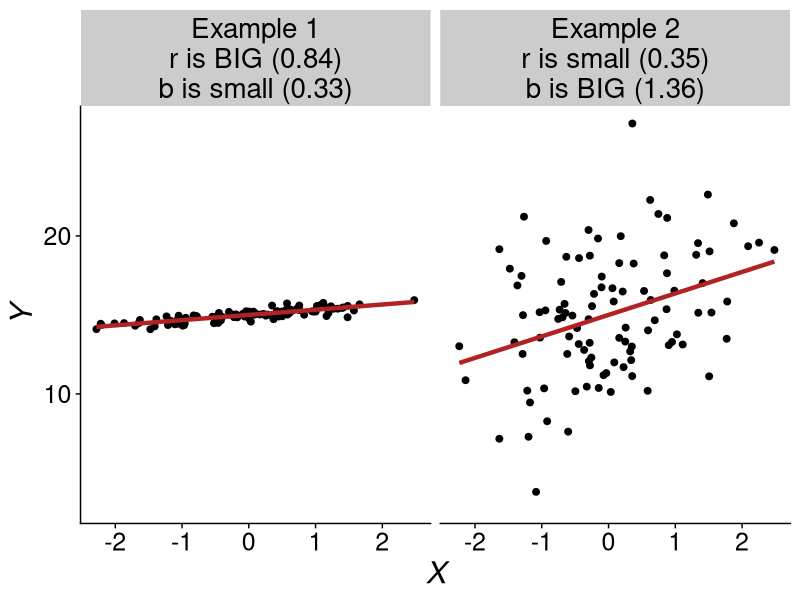
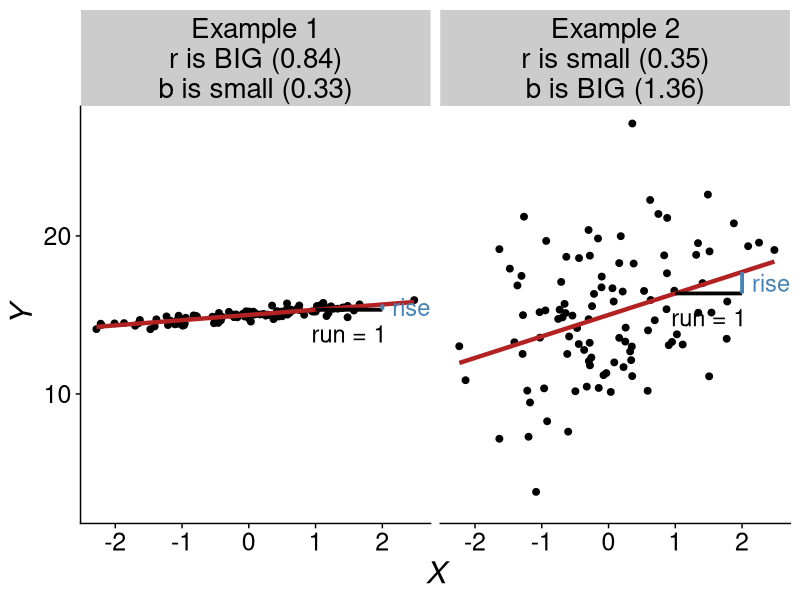
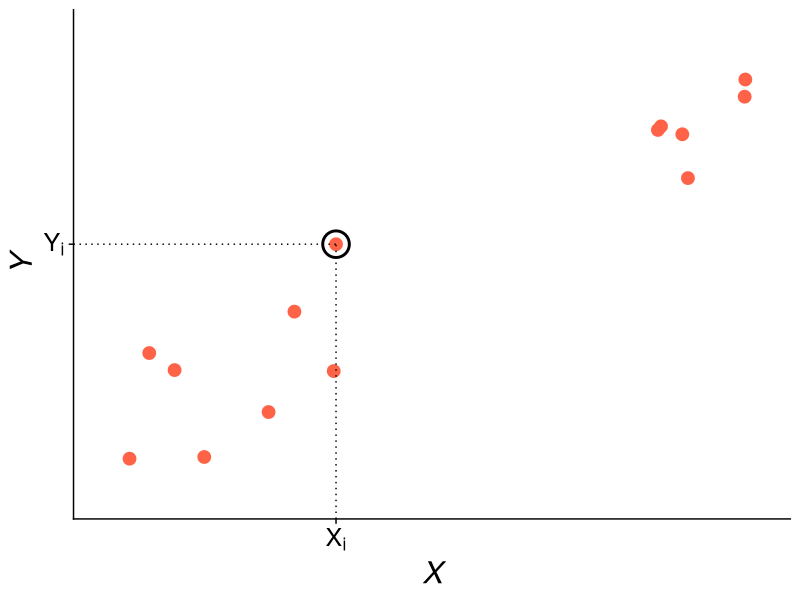
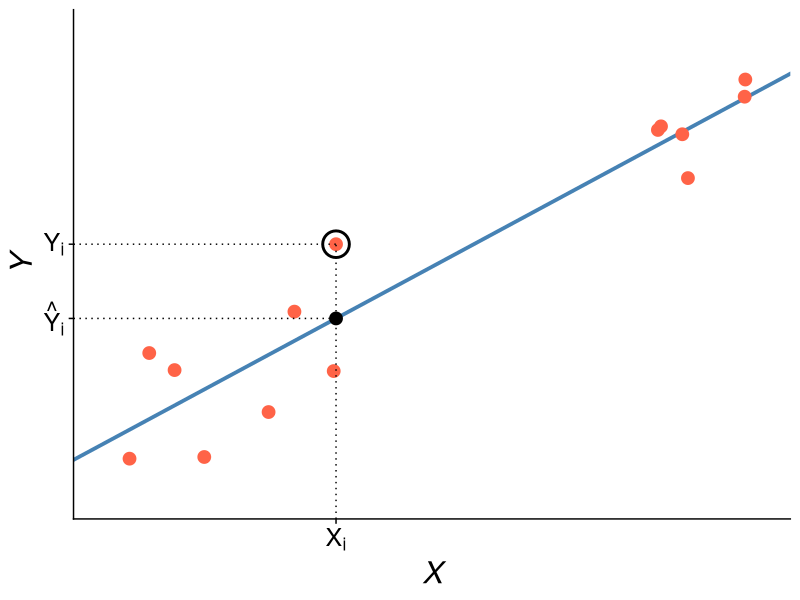
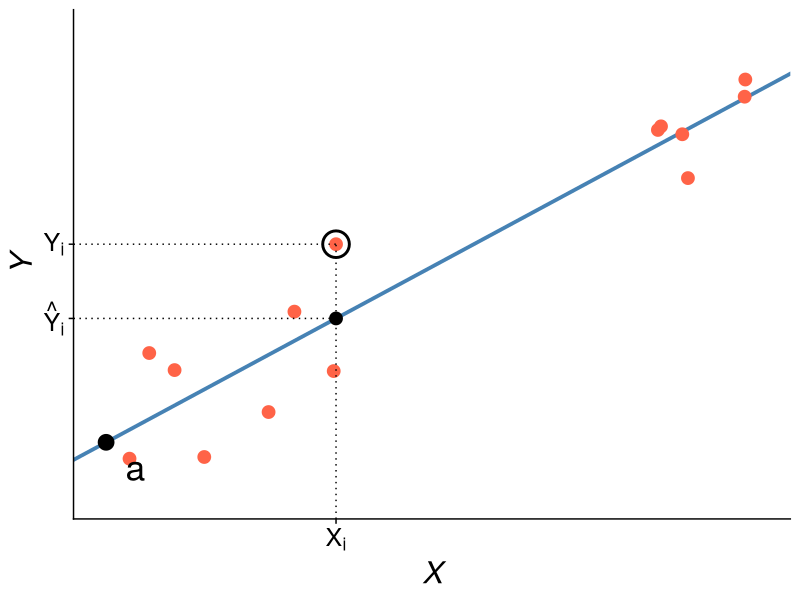
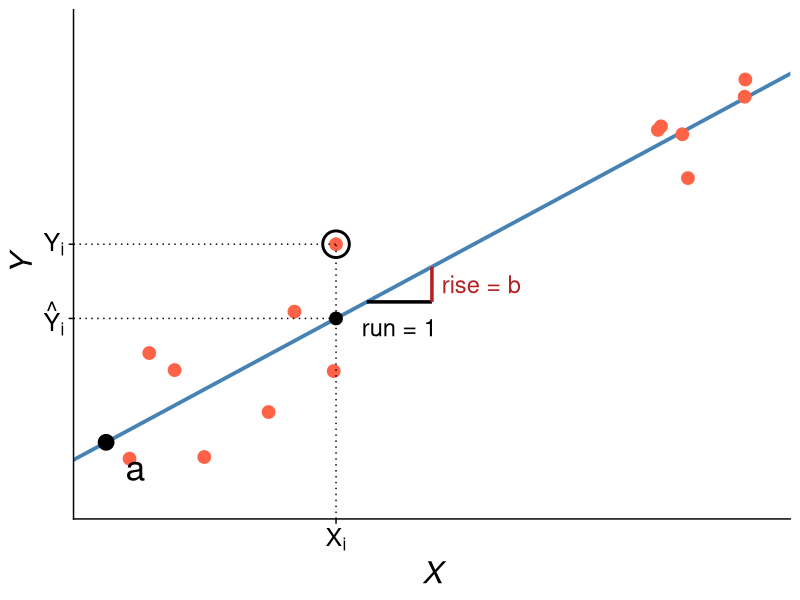
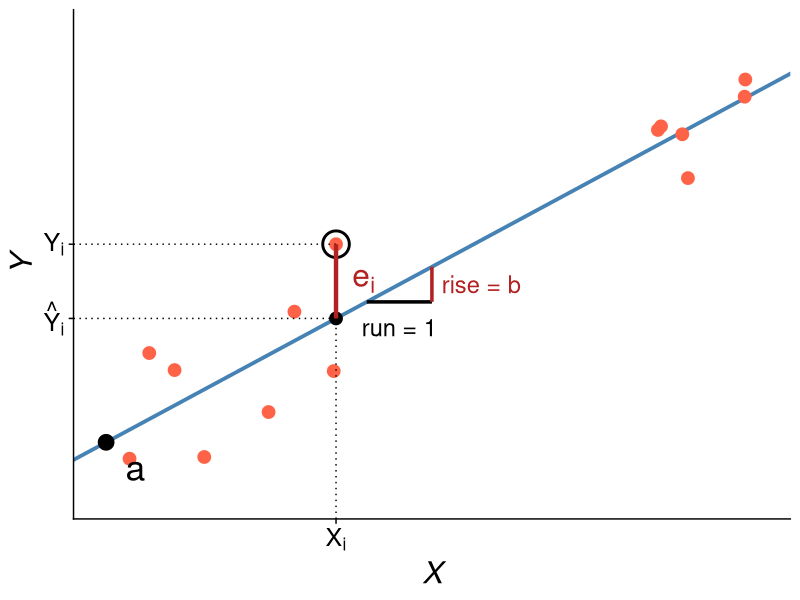
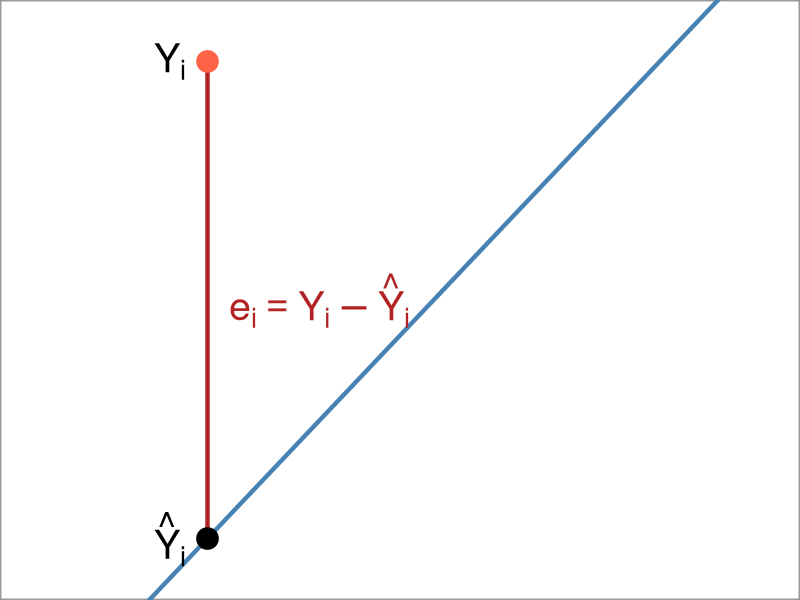

These charts were generated, in order, by the following R code:
## ---- chunk 1
knitr::opts_chunk$set(echo = FALSE, warning = FALSE,
                      message = FALSE, eval = TRUE)

library(cowplot)
library(ggplot2)
library(dplyr)
library(viridis)
library(glue)
library(stringr)
library(tidyr)
library(purrr)
library(magrittr)
## ---- chunk 2
#| include: false

# ---- shared look ------------------------------------------------------------

line_col <- "steelblue"
pt_col <- "tomato"

theme_slides <- function() {
    theme_cowplot() +
        theme(
            axis.text = element_text(size = 18),
            axis.title = element_text(size = 22),
            strip.text = element_text(size = 20),
            plot.title = element_text(size = 22)
        )
}

xlab_i <- expression(italic(X))
ylab_i <- expression(italic(Y))

# ---- correlation vs regression panels ---------------------------------------

# n points with sample correlation exactly r and sample slope exactly b
sim_rb <- function(n, r, b, a = 15) {
    x <- as.numeric(scale(rnorm(n)))
    z <- as.numeric(scale(resid(lm(rnorm(n) ~ x))))
    sigma <- b * sqrt(1 / r ^ 2 - 1)
    data.frame(x = x, y = a + b * x + sigma * z)
}

set.seed(20211027)
panel_names <- c("Example 1\nr is BIG (0.84)\nb is small (0.33)",
                 "Example 2\nr is small (0.35)\nb is BIG (1.36)")
cr_df <- rbind(
    data.frame(sim_rb(100, 0.84, 0.33), panel = panel_names[1]),
    data.frame(sim_rb(100, 0.35, 1.36), panel = panel_names[2])
)
cr_df$panel <- factor(cr_df$panel, levels = panel_names)

cr_tri <- data.frame(
    panel = factor(panel_names, levels = panel_names),
    b = c(0.33, 1.36)
)
cr_tri$y0 <- 15 + cr_tri$b
cr_tri$y1 <- 15 + 2 * cr_tri$b

cr_plot <- function(triangle = FALSE) {
    p <- ggplot(cr_df, aes(x, y)) +
        facet_wrap(vars(panel)) +
        geom_point(size = 2) +
        geom_smooth(method = "lm", formula = y ~ x, se = FALSE,
                    color = "firebrick", linewidth = 1.5)
    if (triangle) {
        p <- p +
            geom_segment(data = cr_tri, aes(x = 1, xend = 2, y = y0, yend = y0),
                         linewidth = 1.3) +
            geom_segment(data = cr_tri, aes(x = 2, xend = 2, y = y0, yend = y1),
                         linewidth = 1.3, color = line_col) +
            geom_text(data = cr_tri, aes(x = 1.5, y = y0 - 1.5, label = "run = 1"),
                      size = 6) +
            geom_text(data = cr_tri, aes(x = 2.15, y = (y0 + y1) / 2, label = "rise"),
                      size = 6, hjust = 0, color = line_col)
    }
    p +
        coord_cartesian(ylim = c(3, 27)) +
        xlab(xlab_i) +
        ylab(ylab_i) +
        theme_slides()
}

# ---- simple simulated x vs y (y increases with x) ---------------------------

set.seed(20211027)
sim_df <- data.frame(x = runif(14, 0, 10))
sim_df$y <- 2 + 0.8 * sim_df$x + rnorm(14, sd = 1.2)
sim_model <- lm(y ~ x, data = sim_df)
a_sim <- unname(coef(sim_model)[1])
b_sim <- unname(coef(sim_model)[2])
k_sim <- which.max(residuals(sim_model))

# stage 1: a data point; 2: its prediction; 3: intercept; 4: slope; 5: residual
nomen_plot <- function(stage = 1) {
    xi <- sim_df$x[k_sim]
    yi <- sim_df$y[k_sim]
    yhat <- unname(fitted(sim_model)[k_sim])
    ymax <- ceiling(max(sim_df$y)) + 1
    ybreaks <- yi
    ylabs <- expression(Y[i])
    if (stage >= 2) {
        ybreaks <- c(yhat, yi)
        ylabs <- expression(hat(Y)[i], Y[i])
    }

    p <- ggplot(sim_df, aes(x, y))
    if (stage >= 2) {
        p <- p + geom_abline(intercept = a_sim, slope = b_sim,
                             color = line_col, linewidth = 1.3)
    }
    p <- p +
        geom_point(color = pt_col, size = 4) +
        annotate("point", x = xi, y = yi, shape = 1, size = 8, stroke = 1.5) +
        annotate("segment", x = xi, xend = xi, y = 0, yend = yi, linetype = "dotted") +
        annotate("segment", x = -0.5, xend = xi, y = yi, yend = yi, linetype = "dotted")

    if (stage >= 2) {
        p <- p +
            annotate("point", x = xi, y = yhat, size = 4) +
            annotate("segment", x = -0.5, xend = xi, y = yhat, yend = yhat,
                     linetype = "dotted")
    }
    if (stage >= 3) {
        p <- p +
            annotate("point", x = 0, y = a_sim, size = 5) +
            annotate("text", x = 0.45, y = a_sim - 0.6, label = "a", size = 9)
    }
    if (stage >= 4) {
        x0 <- 4
        y0 <- a_sim + b_sim * x0
        y1 <- a_sim + b_sim * (x0 + 1)
        p <- p +
            annotate("segment", x = x0, xend = x0 + 1, y = y0, yend = y0,
                     linewidth = 1.2) +
            annotate("segment", x = x0 + 1, xend = x0 + 1, y = y0, yend = y1,
                     linewidth = 1.2, color = "firebrick") +
            annotate("text", x = x0 + 0.5, y = y0 - 0.6, label = "run = 1", size = 6) +
            annotate("text", x = x0 + 1.15, y = (y0 + y1) / 2, label = "rise = b",
                     size = 6, hjust = 0, color = "firebrick")
    }
    if (stage >= 5) {
        p <- p +
            annotate("segment", x = xi, xend = xi, y = yhat, yend = yi,
                     linewidth = 1.5, color = "firebrick") +
            annotate("text", x = xi + 0.25, y = (yhat + yi) / 2, label = "e[i]",
                     parse = TRUE, size = 8, hjust = 0, color = "firebrick")
    }

    p +
        scale_x_continuous(breaks = xi, labels = expression(X[i])) +
        scale_y_continuous(breaks = ybreaks, labels = ylabs) +
        coord_cartesian(xlim = c(-0.5, 10.5), ylim = c(0, ymax), expand = FALSE) +
        xlab(xlab_i) +
        ylab(ylab_i) +
        theme_slides()
}

# zoomed-in view of one residual
zoom_plot <- function() {
    xi <- sim_df$x[k_sim]
    yi <- sim_df$y[k_sim]
    yhat <- unname(fitted(sim_model)[k_sim])
    ymid <- (yi + yhat) / 2
    ggplot() +
        geom_abline(intercept = a_sim, slope = b_sim, color = line_col, linewidth = 1.5) +
        annotate("segment", x = xi, xend = xi, y = yhat, yend = yi,
                 linewidth = 1.5, color = "firebrick") +
        annotate("point", x = xi, y = yi, size = 7, color = pt_col) +
        annotate("point", x = xi, y = yhat, size = 7) +
        annotate("text", x = xi - 0.1, y = yi, label = "Y[i]",
                 parse = TRUE, hjust = 1, size = 10) +
        annotate("text", x = xi - 0.1, y = yhat, label = "hat(Y)[i]",
                 parse = TRUE, hjust = 1, size = 10) +
        annotate("text", x = xi + 0.1, y = ymid, label = "e[i] == Y[i] - hat(Y)[i]",
                 parse = TRUE, hjust = 0, size = 10, color = "firebrick") +
        coord_cartesian(xlim = xi + c(-0.8, 2.6), ylim = ymid + c(-1, 1)) +
        theme_void() +
        theme(plot.background = element_rect(color = "grey60", fill = NA, linewidth = 1))
}

# ---- least squares ----------------------------------------------------------

# sum of squared residuals for a line with slope b_try through the means
ss_fun <- function(b_try) {
    a_try <- mean(sim_df$y) - b_try * mean(sim_df$x)
    sum((sim_df$y - a_try - b_try * sim_df$x) ^ 2)
}
ss_attempt <- sapply(c(-b_sim, 0, b_sim), ss_fun)

ls_plot <- function(b_try) {
    a_try <- mean(sim_df$y) - b_try * mean(sim_df$x)
    d <- sim_df
    d$pred <- a_try + b_try * d$x
    ggplot(d, aes(x, y)) +
        geom_segment(aes(xend = x, yend = pred), color = "firebrick", linewidth = 1) +
        geom_abline(intercept = a_try, slope = b_try, color = line_col, linewidth = 1.3) +
        geom_point(color = pt_col, size = 4) +
        coord_cartesian(xlim = c(0, 10), ylim = c(0, ceiling(max(d$y)) + 1)) +
        xlab(xlab_i) +
        ylab(ylab_i) +
        theme_slides()
}

ls_curve <- function() {
    bs <- seq(-1.2 * b_sim, 2 * b_sim, length.out = 200)
    curve_df <- data.frame(b = bs, ss = sapply(bs, ss_fun))
    pts <- data.frame(b = c(-b_sim, 0, b_sim), ss = ss_attempt,
                      label = c("attempt 1", "attempt 2", "attempt 3"))
    ggplot(curve_df, aes(b, ss)) +
        geom_line(linewidth = 1.2) +
        geom_point(data = pts, size = 6, color = pt_col) +
        geom_text(data = pts, aes(label = label), hjust = -0.15, vjust = -0.6, size = 6) +
        scale_x_continuous(expand = expansion(mult = c(0.05, 0.3))) +
        xlab("slope (b)") +
        ylab(expression(SS[resid])) +
        theme_slides()
}

# ---- assumptions ------------------------------------------------------------

# normal distributions of Y centered on the line at four values of X
assump_plot <- function() {
    xs <- c(2, 4, 6, 8)
    a0 <- 1
    b0 <- 0.8
    dens <- do.call(rbind, lapply(xs, function(xx) {
        mu <- a0 + b0 * xx
        yy <- seq(mu - 3, mu + 3, length.out = 100)
        d <- dnorm(yy, mu, 1)
        data.frame(grp = xx, x = c(xx + 2 * d, xx, xx), y = c(yy, yy[100], yy[1]))
    }))
    ggplot() +
        geom_polygon(data = dens, aes(x, y, group = grp), fill = "skyblue",
                     color = line_col, alpha = 0.7) +
        geom_abline(intercept = a0, slope = b0, linewidth = 1.2) +
        scale_x_continuous(breaks = xs, labels = expression(X[1], X[2], X[3], X[4])) +
        coord_cartesian(xlim = c(0.5, 10), ylim = c(0, 11)) +
        xlab(xlab_i) +
        ylab(ylab_i) +
        theme_slides() +
        theme(axis.text.y = element_blank(), axis.ticks.y = element_blank())
}

# a relationship a line cannot describe: Y = a X^b
set.seed(20211029)
pow_df <- data.frame(x = seq(1, 10, length.out = 25))
pow_df$y <- 0.8 * pow_df$x ^ 1.8 * exp(rnorm(25, sd = 0.1))

# ---- slopes and intercepts --------------------------------------------------

slope_plot <- function(a, b) {
    ggplot() +
        geom_abline(intercept = a, slope = b, linewidth = 1.5) +
        coord_cartesian(xlim = c(0, 10), ylim = c(0, 10)) +
        xlab(xlab_i) +
        ylab(ylab_i) +
        theme_slides() +
        theme(axis.text = element_blank(), axis.ticks = element_blank())
}

intercept_plot <- function() {
    ggplot() +
        geom_abline(intercept = 6, slope = 0.4, color = line_col, linewidth = 1.5) +
        geom_abline(intercept = 2, slope = 0.4, color = "goldenrod", linewidth = 1.5) +
        annotate("text", x = 0.5, y = 6.8, label = "a[1]", parse = TRUE, size = 9,
                 color = line_col) +
        annotate("text", x = 0.5, y = 2.8, label = "a[2]", parse = TRUE, size = 9,
                 color = "goldenrod") +
        annotate("text", x = 8, y = 9.8, label = "drug", size = 8, color = line_col) +
        annotate("text", x = 8, y = 5.8, label = "placebo", size = 8,
                 color = "goldenrod") +
        coord_cartesian(xlim = c(0, 10), ylim = c(0, 11)) +
        xlab("dose") +
        ylab("response") +
        theme_slides() +
        theme(axis.text = element_blank(), axis.ticks = element_blank())
}

# ---- radiocarbon dating of Hawaiian lava flows (simulated) ------------------
# Charcoal under a flow loses 14C after the trees burn. Percent depletion
# below modern is 100 * (1 - exp(-age / 8033)) plus lab measurement scatter.

set.seed(20211028)
lava_data <- data.frame(eruption_age = sort(round(runif(16, 150, 1600))))
lava_data$c14_depletion <- round(100 * (1 - exp(-lava_data$eruption_age / 8033)) +
                                     rnorm(16, sd = 0.6), 2)

lava_model <- lm(eruption_age ~ c14_depletion, data = lava_data)

n_lava <- nrow(lava_data)
lava_df <- n_lava - 2
a_lava <- unname(coef(lava_model)[1])
b_lava <- unname(coef(lava_model)[2])
ss_resid <- sum(residuals(lava_model) ^ 2)
ms_resid <- ss_resid / lava_df
ss_x <- sum((lava_data$c14_depletion - mean(lava_data$c14_depletion)) ^ 2)
se_b <- sqrt(ms_resid / ss_x)
t_b <- b_lava / se_b
p_b <- 2 * pt(q = t_b, df = lava_df, lower.tail = FALSE)
t_crit <- qt(p = 0.05 / 2, df = lava_df, lower.tail = FALSE)
ci_lo <- b_lava - t_crit * se_b
ci_hi <- b_lava + t_crit * se_b
k_lava <- which.max(abs(residuals(lava_model)))

lava_xlab <- expression(""^14 * "C depletion (%)")
lava_ylab <- "Flow age (years BP)"

# line: fitted line; resid: residual segments; band: 95% confidence band;
# predict_x: draw arrows from X to the line to Y-hat; mark_i: label one point
lava_plot <- function(line = TRUE, resid = FALSE, band = FALSE,
                      predict_x = NULL, mark_i = FALSE) {
    d <- lava_data
    d$fit <- fitted(lava_model)
    p <- ggplot(d, aes(c14_depletion, eruption_age))
    if (resid) {
        p <- p + geom_segment(aes(xend = c14_depletion, yend = fit),
                              color = "firebrick", linewidth = 1)
    }
    if (line) {
        p <- p + geom_smooth(method = "lm", formula = y ~ x, se = band,
                             color = line_col, linewidth = 1.3)
    }
    p <- p + geom_point(color = pt_col, size = 4)
    if (!is.null(predict_x)) {
        py <- a_lava + b_lava * predict_x
        p <- p +
            annotate("segment", x = predict_x, xend = predict_x, y = 0, yend = py,
                     linetype = "dashed", arrow = arrow(length = unit(0.12, "in"))) +
            annotate("segment", x = predict_x, xend = 0, y = py, yend = py,
                     linetype = "dashed", arrow = arrow(length = unit(0.12, "in"))) +
            annotate("text", x = 0.6, y = py + 70, label = "hat(Y)", parse = TRUE,
                     size = 9, hjust = 0)
    }
    if (mark_i) {
        xk <- d$c14_depletion[k_lava]
        yk <- d$eruption_age[k_lava]
        fk <- d$fit[k_lava]
        p <- p +
            annotate("point", x = xk, y = fk, size = 5) +
            annotate("text", x = xk + 0.5, y = yk, label = "Y[i]", parse = TRUE,
                     size = 8, hjust = 0) +
            annotate("text", x = xk + 0.5, y = fk, label = "hat(Y)[i]", parse = TRUE,
                     size = 8, hjust = 0) +
            annotate("text", x = xk - 0.5, y = (yk + fk) / 2,
                     label = "e[i] == Y[i] - hat(Y)[i]", parse = TRUE,
                     size = 7, hjust = 1, color = "firebrick")
    }
    p +
        coord_cartesian(xlim = c(0, 20), ylim = c(0, 1800), expand = FALSE) +
        xlab(lava_xlab) +
        ylab(lava_ylab) +
        theme_slides()
}

# ---- diagnostics ------------------------------------------------------------

resid_plot <- function(model) {
    d <- data.frame(fit = fitted(model), res = residuals(model))
    ggplot(d, aes(fit, res)) +
        geom_hline(yintercept = 0, linetype = "dashed", color = "grey50") +
        geom_point(size = 3) +
        xlab(expression(hat(Y))) +
        ylab("Residuals") +
        theme_slides()
}

qq_plot <- function(model) {
    d <- data.frame(r = rstandard(model))
    ggplot(d, aes(sample = r)) +
        stat_qq(size = 3) +
        stat_qq_line(linetype = "dashed", color = "grey50") +
        xlab("Theoretical quantiles") +
        ylab("Standardized residuals") +
        theme_slides()
}

data_plot <- function(d) {
    ggplot(d, aes(x, y)) +
        geom_point(color = pt_col, size = 3) +
        geom_smooth(method = "lm", formula = y ~ x, se = FALSE, color = line_col,
                    linewidth = 1.3) +
        xlab(xlab_i) +
        ylab(ylab_i) +
        theme_slides() +
        theme(axis.text = element_blank(), axis.ticks = element_blank())
}

set.seed(20211030)
good_df <- data.frame(x = runif(40, 0, 10))
good_df$y <- 2 + 0.8 * good_df$x + rnorm(40)
good_model <- lm(y ~ x, data = good_df)

nl_df <- data.frame(x = runif(40, 0, 10))
nl_df$y <- 1 + 0.35 * nl_df$x ^ 2 + rnorm(40, sd = 1.5)
nl_model <- lm(y ~ x, data = nl_df)

hv_df <- data.frame(x = runif(40, 0, 10))
hv_df$y <- 2 + 0.8 * hv_df$x + rnorm(40, sd = 0.2 + 0.3 * hv_df$x)
hv_model <- lm(y ~ x, data = hv_df)

bad_df <- data.frame(x = runif(40, 0, 10))
bad_df$y <- 2 + 0.8 * bad_df$x + 0.4 * bad_df$x * (rexp(40) - 1)
bad_model <- lm(y ~ x, data = bad_df)

# ---- hypotheses about the slope and sums of squares -------------------------

hyp_plot <- function(beta, seed) {
    set.seed(seed)
    d <- data.frame(x = runif(30, 0, 10))
    d$y <- 5 + beta * (d$x - 5) + rnorm(30, sd = 1.3)
    ggplot(d, aes(x, y)) +
        geom_point(color = pt_col, size = 3) +
        geom_abline(intercept = 5 - 5 * beta, slope = beta, color = line_col,
                    linewidth = 1.5) +
        coord_cartesian(xlim = c(0, 10), ylim = c(0, 10)) +
        xlab(xlab_i) +
        ylab(ylab_i) +
        theme_slides() +
        theme(axis.text = element_blank(), axis.ticks = element_blank())
}

# type: "total" (Y to mean of Y), "regression" (Y-hat to mean of Y),
#       "residual" (Y to Y-hat)
ss_panel <- function(type) {
    d <- lava_data
    d$fit <- fitted(lava_model)
    ybar <- mean(d$eruption_age)
    p <- ggplot(d, aes(x = c14_depletion))
    if (type == "total") {
        p <- p +
            geom_hline(yintercept = ybar, color = "firebrick") +
            geom_segment(aes(xend = c14_depletion, y = eruption_age, yend = ybar),
                         color = "grey40") +
            geom_point(aes(y = eruption_age), color = pt_col, size = 3)
    } else if (type == "regression") {
        p <- p +
            geom_hline(yintercept = ybar, color = "firebrick") +
            geom_segment(aes(xend = c14_depletion, y = fit, yend = ybar),
                         color = "grey40") +
            geom_point(aes(y = fit), color = pt_col, size = 3)
    } else {
        p <- p +
            geom_smooth(aes(y = eruption_age), method = "lm", formula = y ~ x,
                        se = FALSE, color = line_col) +
            geom_segment(aes(xend = c14_depletion, y = eruption_age, yend = fit),
                         color = "grey40") +
            geom_point(aes(y = eruption_age), color = pt_col, size = 3)
    }
    p +
        coord_cartesian(xlim = c(0, 20), ylim = c(0, 1800), expand = FALSE) +
        xlab(lava_xlab) +
        ylab(lava_ylab) +
        theme_slides() +
        theme(axis.text = element_text(size = 12), axis.title = element_text(size = 14))
}

# ---- arthropod mass and body length (simulated) ----------------------------
# Mass scales with length as a power law, mass = a * length ^ b with b near 3

set.seed(20211031)
length_small <- round(c(runif(6, 1.5, 4), runif(5, 4, 7), runif(4, 7, 11)), 1)
length_large <- c(15, 20, 25, 30, 40)
arth_df <- data.frame(length = c(length_small, length_large))
arth_df$mass <- round(0.03 * arth_df$length ^ 2.8 *
                          exp(rnorm(nrow(arth_df), sd = 0.2)), 2)
arth_small <- arth_df[seq_along(length_small), ]

arth_model <- lm(mass ~ length, data = arth_small)
arth_a <- unname(coef(arth_model)[1])
arth_b <- unname(coef(arth_model)[2])
arth_p <- summary(arth_model)$coefficients[2, 4]
arth_pred <- arth_a + arth_b * 40

arth_full_model <- lm(mass ~ length, data = arth_df)
arth_log_model <- lm(log10(mass) ~ log10(length), data = arth_df)
arth_curve <- function(x) {
    10 ^ (unname(coef(arth_log_model)[1]) + unname(coef(arth_log_model)[2]) * log10(x))
}

arth_xlab <- "Body length (mm)"
arth_ylab <- "Mass (mg)"

# stage 1: small arthropods; 2: extrapolate to 40 mm; 3: add larger arthropods
arth_plot <- function(stage = 1) {
    p <- ggplot(arth_small, aes(length, mass))
    if (stage == 1) {
        p <- p +
            geom_smooth(method = "lm", formula = y ~ x, se = FALSE, color = line_col,
                        linewidth = 1.3) +
            geom_point(color = pt_col, size = 4, alpha = 0.6) +
            coord_cartesian(xlim = c(0, 12), ylim = c(0, 30))
    } else {
        p <- p +
            geom_abline(intercept = arth_a, slope = arth_b, color = "blue",
                        linewidth = 1.3) +
            annotate("segment", x = 40, xend = 40, y = 0, yend = arth_pred,
                     linetype = "dashed", color = "grey60") +
            annotate("segment", x = 0, xend = 40, y = arth_pred, yend = arth_pred,
                     linetype = "dashed", color = "grey60") +
            geom_point(color = pt_col, size = 4, alpha = 0.6)
        if (stage >= 3) {
            p <- p +
                stat_function(fun = arth_curve, xlim = c(1.5, 40),
                              color = "forestgreen", linewidth = 1.3) +
                geom_point(data = arth_df, color = pt_col, size = 4, alpha = 0.6) +
                annotate("text", x = 44, y = arth_pred + 100, label = "extrapolation",
                         color = "blue", size = 7, hjust = 1) +
                annotate("text", x = 26, y = 600, label = "reality",
                         color = "forestgreen", size = 7, hjust = 1)
        }
        p <- p + coord_cartesian(xlim = c(0, 45), ylim = c(0, 1000))
    }
    p +
        xlab(arth_xlab) +
        ylab(arth_ylab) +
        theme_slides()
}

arth_scatter <- function(log_scale = FALSE) {
    if (log_scale) {
        ggplot(arth_df, aes(log10(length), log10(mass))) +
            geom_point(color = pt_col, size = 3, alpha = 0.6) +
            geom_smooth(method = "lm", formula = y ~ x, se = TRUE, color = line_col) +
            xlab(expression(log[10] * " length")) +
            ylab(expression(log[10] * " mass")) +
            theme_slides()
    } else {
        ggplot(arth_df, aes(length, mass)) +
            geom_point(color = pt_col, size = 3, alpha = 0.6) +
            geom_smooth(method = "lm", formula = y ~ x, se = TRUE, color = line_col) +
            xlab(arth_xlab) +
            ylab(arth_ylab) +
            theme_slides()
    }
}

# ---- residuals: a four point example ----------------------------------------

res_df <- data.frame(i = 1:4, x = c(6, 7, 8, 9), y = c(0.8, 1.0, 2.2, 2.2))
res_model <- lm(y ~ x, data = res_df)
res_df$yhat <- fitted(res_model)
res_df$e <- res_df$y - res_df$yhat

res_plot <- function(show_resid = FALSE) {
    p <- ggplot(res_df, aes(x, y)) +
        geom_abline(intercept = unname(coef(res_model)[1]),
                    slope = unname(coef(res_model)[2]),
                    color = line_col, linewidth = 1.2)
    if (show_resid) {
        p <- p +
            geom_segment(aes(xend = x, yend = yhat), color = "firebrick", linewidth = 1.5) +
            geom_text(aes(y = (y + yhat) / 2, label = paste0("e[", i, "]")),
                      parse = TRUE, nudge_x = 0.3, size = 6, color = "firebrick")
    }
    p +
        geom_point(color = pt_col, size = 5) +
        geom_point(aes(y = yhat), size = 4) +
        geom_text(aes(label = paste0("Y[", i, "]")), parse = TRUE, nudge_x = -0.22,
                  size = 6) +
        geom_text(aes(y = yhat, label = paste0("hat(Y)[", i, "]")), parse = TRUE,
                  nudge_x = 0.22, nudge_y = -0.12, size = 6) +
        scale_x_continuous(breaks = 6:9) +
        coord_cartesian(xlim = c(5.5, 9.6), ylim = c(0.3, 2.8)) +
        xlab(xlab_i) +
        ylab(ylab_i) +
        theme_slides()
}
## ---- chunk 3
#| fig-align: center
#| fig-width: 8
#| fig-height: 3.8
#| out-width: "9in"

cr_plot()
## ---- chunk 4
#| fig-align: center
#| fig-width: 8
#| fig-height: 3.8
#| out-width: "9in"

cr_plot(triangle = TRUE)
## ---- chunk 5
#| fig-align: center
#| fig-width: 5
#| fig-height: 4
#| out-width: "4.8in"

nomen_plot(1)
## ---- chunk 6
#| fig-align: center
#| fig-width: 5
#| fig-height: 4
#| out-width: "4.8in"

nomen_plot(2)
## ---- chunk 7
#| fig-align: center
#| fig-width: 5
#| fig-height: 4
#| out-width: "4.8in"

nomen_plot(3)
## ---- chunk 8
#| fig-align: center
#| fig-width: 5
#| fig-height: 4
#| out-width: "4.8in"

nomen_plot(4)
## ---- chunk 9
#| fig-align: center
#| fig-width: 5
#| fig-height: 4
#| out-width: "4.8in"

nomen_plot(5)
## ---- chunk 10
#| fig-align: center
#| fig-width: 6
#| fig-height: 3.6
#| out-width: "7in"

zoom_plot()
## ---- chunk 11
#| fig-align: center
#| fig-width: 5
#| fig-height: 4
#| out-width: "4.6in"

assump_plot()
## ---- chunk 12
#| fig-align: center
#| fig-width: 5
#| fig-height: 3.6
#| out-width: "5.5in"

ggplot(pow_df, aes(x, y)) +
    geom_point(color = pt_col, size = 4) +
    geom_smooth(method = "lm", formula = y ~ x, se = FALSE, color = line_col,
                linewidth = 1.3) +
    xlab(xlab_i) +
    ylab(ylab_i) +
    theme_slides()
## ---- chunk 13
#| fig-align: center
#| fig-width: 5
#| fig-height: 4
#| out-width: "4.8in"

res_plot()
## ---- chunk 14
#| fig-align: center
#| fig-width: 5
#| fig-height: 4
#| out-width: "4.8in"

res_plot(show_resid = TRUE)
## ---- chunk 15
#| fig-align: center
#| fig-width: 5
#| fig-height: 4
#| out-width: "5in"

ls_plot(-b_sim)
## ---- chunk 16
#| fig-align: center
#| fig-width: 5
#| fig-height: 4
#| out-width: "5in"

ls_plot(0)
## ---- chunk 17
#| fig-align: center
#| fig-width: 5
#| fig-height: 4
#| out-width: "5in"

ls_plot(b_sim)
## ---- chunk 18
#| fig-align: center
#| fig-width: 6
#| fig-height: 3.6
#| out-width: "7in"

ls_curve()
## ---- chunk 19
#| fig-align: center
#| fig-width: 3
#| fig-height: 3
#| out-width: "3in"

slope_plot(2, 0.7)
## ---- chunk 20
#| fig-align: center
#| fig-width: 3
#| fig-height: 3
#| out-width: "3in"

slope_plot(5, 0)
## ---- chunk 21
#| fig-align: center
#| fig-width: 3
#| fig-height: 3
#| out-width: "3in"

slope_plot(9, -0.7)
## ---- chunk 22
#| fig-align: center
#| fig-width: 5
#| fig-height: 4
#| out-width: "4.4in"

intercept_plot()
## ---- chunk 23
#| fig-align: center
#| fig-width: 5
#| fig-height: 4
#| out-width: "4.8in"

lava_plot(line = FALSE)
## ---- chunk 24
#| fig-align: center
#| fig-width: 5
#| fig-height: 4
#| out-width: "4.8in"

lava_plot(predict_x = 10)
## ---- chunk 25
#| echo: true

lava_model <- lm(eruption_age ~ c14_depletion, data = lava_data)
## ---- chunk 26
#| echo: true

lava_model
## ---- chunk 27
#| fig-align: center
#| fig-width: 5
#| fig-height: 4
#| out-width: "4.8in"

lava_plot(predict_x = 10)
## ---- chunk 28
#| fig-align: center
#| fig-width: 5
#| fig-height: 4
#| out-width: "5in"

lava_plot(resid = TRUE, mark_i = TRUE)
## ---- chunk 29
#| fig-align: center
#| fig-width: 5
#| fig-height: 4
#| out-width: "4.4in"

resid_plot(lava_model)
## ---- chunk 30
#| fig-align: center
#| fig-width: 9
#| fig-height: 3.4
#| out-width: "9.5in"

plot_grid(data_plot(nl_df), resid_plot(nl_model), nrow = 1)
## ---- chunk 31
#| fig-align: center
#| fig-width: 9
#| fig-height: 3.4
#| out-width: "9.5in"

plot_grid(data_plot(hv_df), resid_plot(hv_model), nrow = 1)
## ---- chunk 32
#| fig-align: center
#| fig-width: 5
#| fig-height: 4
#| out-width: "4.4in"

qq_plot(lava_model)
## ---- chunk 33
#| fig-align: center
#| fig-width: 4
#| fig-height: 3.5
#| out-width: "4in"

hyp_plot(0.6, 1)
## ---- chunk 34
#| fig-align: center
#| fig-width: 4
#| fig-height: 3.5
#| out-width: "4in"

hyp_plot(0, 2)
## ---- chunk 35
#| fig-align: center
#| fig-width: 3.3
#| fig-height: 3
#| out-width: "3.2in"

ss_panel("total")
## ---- chunk 36
#| fig-align: center
#| fig-width: 3.3
#| fig-height: 3
#| out-width: "3.2in"

ss_panel("regression")
## ---- chunk 37
#| fig-align: center
#| fig-width: 3.3
#| fig-height: 3
#| out-width: "3.2in"

ss_panel("residual")
## ---- chunk 38
#| fig-align: center
#| fig-width: 4
#| fig-height: 3
#| out-width: "3.6in"

hyp_plot(0, 2)
## ---- chunk 39
#| fig-align: center
#| fig-width: 5
#| fig-height: 4
#| out-width: "4.4in"

lava_plot(resid = TRUE)
## ---- chunk 40
#| echo: true

# SS_resid from a linear model object
ss_resid <- sum(residuals(lava_model) ^ 2)
ms_resid <- ss_resid / (nrow(lava_data) - 2)
ms_resid
## ---- chunk 41
#| echo: true

## Finding the P-value in R
2 * pt(q = t_b, df = lava_df, lower.tail = FALSE)
## ---- chunk 42
#| echo: true

## Finding t-crit with R
qt(p = 0.05 / 2, df = lava_df, lower.tail = FALSE)
## ---- chunk 43
#| echo: true

summary(lava_model)
## ---- chunk 44
#| fig-align: center
#| fig-width: 5
#| fig-height: 3.8
#| out-width: "5.5in"

lava_plot(band = TRUE)
## ---- chunk 45
#| fig-align: center
#| fig-width: 5
#| fig-height: 4
#| out-width: "4.4in"

arth_plot(1)
## ---- chunk 46
#| fig-align: center
#| fig-width: 5
#| fig-height: 4
#| out-width: "4.4in"

arth_plot(2)
## ---- chunk 47
#| fig-align: center
#| fig-width: 5
#| fig-height: 4
#| out-width: "4.4in"

arth_plot(3)
## ---- chunk 48
#| fig-align: center
#| fig-width: 5
#| fig-height: 4
#| out-width: "4.4in"

assump_plot()
## ---- chunk 49
#| fig-align: center
#| fig-width: 4
#| fig-height: 5
#| out-width: "3in"

plot_grid(resid_plot(good_model), qq_plot(good_model), nrow = 2)
## ---- chunk 50
#| fig-align: center
#| fig-width: 4
#| fig-height: 5
#| out-width: "3in"

plot_grid(resid_plot(bad_model), qq_plot(bad_model), nrow = 2)
## ---- chunk 51
#| fig-align: center
#| fig-width: 12
#| fig-height: 3.6
#| out-width: "10.5in"

plot_grid(arth_scatter(), resid_plot(arth_full_model), qq_plot(arth_full_model),
          nrow = 1)
## ---- chunk 52
#| fig-align: center
#| fig-width: 12
#| fig-height: 3.6
#| out-width: "10.5in"

plot_grid(arth_scatter(log_scale = TRUE), resid_plot(arth_log_model),
          qq_plot(arth_log_model), nrow = 1)
## ---- chunk 53
#| echo: true

round(coef(summary(arth_log_model)), 3)
